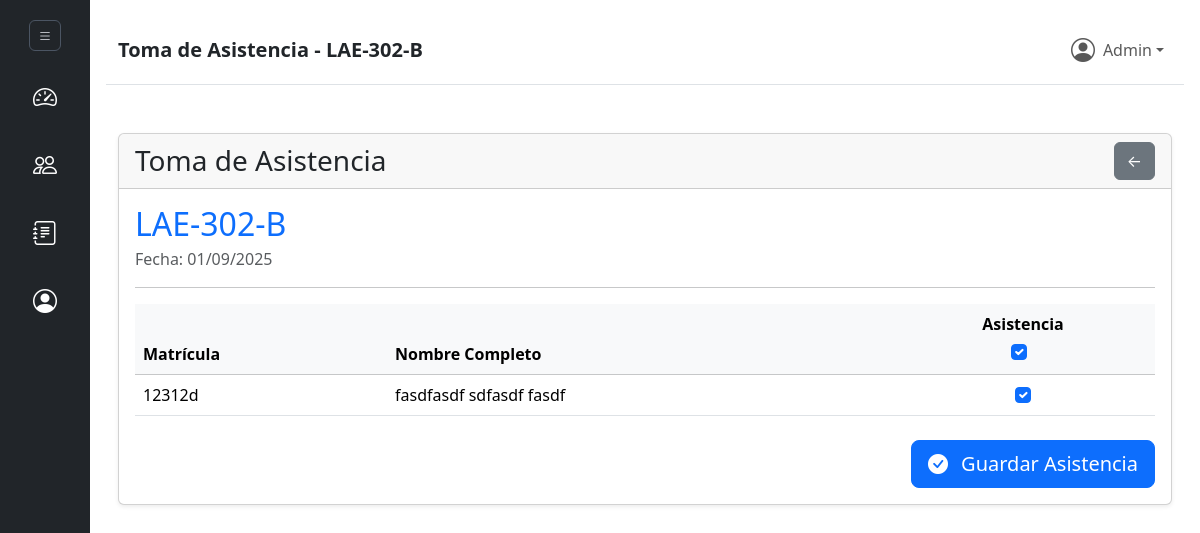
/views/asistencia.php?id_grupo=2 (signed in), run on the app's committed database.
### tables this page shows
CREATE TABLE `grupos` (
  `id_grupo` int(10) UNSIGNED NOT NULL,
  `nombre` varchar(50) NOT NULL,
  `estatus` tinyint(4) NOT NULL DEFAULT 1 COMMENT '1=Activo, 0=Inactivo',
  `fecha_creacion` timestamp NOT NULL DEFAULT current_timestamp(),
  `fecha_movimiento` timestamp NOT NULL DEFAULT current_timestamp() ON UPDATE current_timestamp(),
  `usuarios_id_usuario_movimiento` int(10) UNSIGNED DEFAULT NULL,
  `usuarios_id_usuario_tutor` int(10) UNSIGNED DEFAULT NULL,
  `carreras_id_carrera` int(10) UNSIGNED NOT NULL,
  `modalidades_id_modalidad` int(10) UNSIGNED NOT NULL
);

CREATE TABLE `alumnos` (
  `id_alumno` int(10) UNSIGNED NOT NULL,
  `matricula` varchar(20) NOT NULL,
  `nombre` varchar(120) NOT NULL,
  `apellido_paterno` varchar(60) NOT NULL,
  `apellido_materno` varchar(60) DEFAULT NULL,
  `estatus` tinyint(4) NOT NULL DEFAULT 1 COMMENT '1=Activo, 0=Inactivo, 2=Egresado, 3=Baja',
  `fecha_creacion` timestamp NOT NULL DEFAULT current_timestamp(),
  `fecha_movimiento` timestamp NOT NULL DEFAULT current_timestamp() ON UPDATE current_timestamp(),
  `usuarios_id_usuario_movimiento` int(10) UNSIGNED DEFAULT NULL,
  `carreras_id_carrera` int(10) UNSIGNED NOT NULL,
  `grupos_id_grupo` int(10) UNSIGNED DEFAULT NULL
);

### controllers/alumnoController.php (called while the page is built, shortened)
<?php
require_once __DIR__ . "/../models/Alumno.php";
class AlumnoController {
    public $alumno;
    public function __construct($conn) {
        $this->alumno = new Alumno($conn);
    }
    ?>
        <?php
    public function getNombreGrupo($id_grupo)
    {
        $sql = "SELECT nombre FROM grupos WHERE id_grupo = :id_grupo";
        $stmt = $this->alumno->conn->prepare($sql);
        $stmt->bindParam(':id_grupo', $id_grupo, PDO::PARAM_INT);
        $stmt->execute();
        $result = $stmt->fetch(PDO::FETCH_ASSOC);
        return $result ? $result['nombre'] : null;
    }
    public function getAlumnosByGrupo($id_grupo)
{
    $query = "SELECT
                a.id_alumno,
                a.matricula,
                CONCAT(a.nombre, ' ', a.apellido_paterno, ' ', a.apellido_materno) as nombre_completo,
                g.nombre as nombre_grupo
              FROM alumnos a
              JOIN grupos g ON a.grupos_id_grupo = g.id_grupo
              WHERE a.grupos_id_grupo = :id_grupo
              ORDER BY a.apellido_paterno, a.apellido_materno, a.nombre";
     $stmt = $this->alumno->conn->prepare($query);
    $stmt->bindParam(":id_grupo", $id_grupo);
    $stmt->execute();
    return $stmt->fetchAll(PDO::FETCH_ASSOC);
}
}
?>

### models/Alumno.php (called while the page is built, shortened)
<?php
class Alumno {
    public function __construct($db = null) {
        $this->conn = $db;
    }
}
?>

### views/asistencia.php (the view, shortened to what this page needs)
<?php
require_once __DIR__ . "/../controllers/authController.php";
require_once __DIR__ . "/../controllers/alumnoController.php";
require_once __DIR__ . "/../controllers/asistenciaController.php";
$id_grupo = (int)$_GET['id_grupo'];
$fecha_consulta = $_GET['fecha'] ?? date('Y-m-d');
$alumnoController = new AlumnoController($conn);
$asistenciaController = new AsistenciaController($conn);
$alumnos_del_grupo = $alumnoController->getAlumnosByGrupo($id_grupo);
$nombre_grupo = $alumnoController->getNombreGrupo($id_grupo) ?? 'Grupo no encontrado';
$asistencias_guardadas = $asistenciaController->asistencia->getAsistenciaPorFechaYGrupo($fecha_consulta, $id_grupo);
$alumnos_presentes_ids = [];
foreach ($asistencias_guardadas as $id_alumno => $estatus) {
    if ($estatus === 1) {
        $alumnos_presentes_ids[] = $id_alumno;
    }
}
$page_title = "Toma de Asistencia - " . htmlspecialchars($nombre_grupo);
include 'objects/header.php';
include 'objects/navbar.php';
?>
<div class="container mt-5">
    <div class="card shadow-sm">
        <div class="card-header d-flex justify-content-between align-items-center">
            <h1 class="h3 mb-0">Toma de Asistencia</h1>
            <button class="btn btn-secondary" onclick="window.history.back();">
    ←
</button>
        </div>
        <div class="card-body">
            <h2 class="card-title text-primary"><?= htmlspecialchars($nombre_grupo) ?></h2>
            <p class="card-subtitle mb-2 text-muted">Fecha: <?= htmlspecialchars(date('d/m/Y', strtotime($fecha_consulta))) ?></p>
            <hr>
            <?php if (empty($alumnos_del_grupo)): ?>
                <div class="alert alert-warning">No se encontraron alumnos en este grupo.</div>
            <?php else: ?>
                <form id="asistenciaForm">
                    <table class="table table-hover">
                        <thead class="table-light">
                            <tr>
                                <th>Matrícula</th>
                                <th>Nombre Completo</th>
                               <th class="text-center">
                                    Asistencia
                                    <div class="d-flex justify-content-center mt-1">
                                        <div class="form-check">
                                            <input class="form-check-input" type="checkbox" id="toggleAllCheckbox">
                                        </div>
                                    </div>
                                </th>
                            </tr>
                        </thead>
                        <tbody>
                            <?php foreach ($alumnos_del_grupo as $alumno):
                                $asistio = in_array($alumno['id_alumno'], $alumnos_presentes_ids);
                            ?>
                                <tr>
                                    <td><?= htmlspecialchars($alumno['matricula']) ?></td>
                                    <td><?= htmlspecialchars($alumno['nombre_completo']) ?></td>
                                    <td class="text-center">
                                        <input class="form-check-input asistencia-checkbox" type="checkbox" name="asistencias[]" value="<?= htmlspecialchars($alumno['id_alumno']) ?>" <?= $asistio ? 'checked' : '' ?>>
                                    </td>
                                </tr>
                            <?php endforeach; ?>
                        </tbody>
                    </table>
                    <div class="text-end mt-4">
                        <button type="submit" class="btn btn-primary btn-lg">
                            <i class="bi bi-check-circle-fill me-2"></i>
                            Guardar Asistencia
                        </button>
                    </div>
                </form>
            <?php endif; ?>
        </div>
    </div>
</div>
<?php include 'objects/footer.php'; ?>

### views/objects/navbar.php (shortened to what this page needs)
<nav class="navbar navbar-expand-lg navbar-light bg-white border-bottom"> <div class="container-fluid">
        <a class="navbar-brand fw-bold text-dark" href="#"><?php echo htmlspecialchars($page_title ?? 'Dashboard'); ?></a>
        <div class="collapse navbar-collapse" id="navbarNav">
            <ul class="navbar-nav ms-auto">
                <li class="nav-item dropdown">
                    <a class="nav-link dropdown-toggle d-flex align-items-center" href="#" id="navbarUserDropdown" role="button" data-bs-toggle="dropdown" aria-expanded="false">
                        <i class="bi bi-person-circle fs-4 me-2"></i> <span><?php echo htmlspecialchars($_SESSION['usuario_nombre'] ?? 'Usuario'); ?></span>
                    </a>
                </li>
            </ul>
        </div>
    </div>
</nav>

### data on the page
grupos: nombre "Toma de Asistencia - LAE-302-B", nombre "LAE-302-B"
alumnos: matricula "12312d", nombre_completo "fasdfasdf sdfasdf fasdf", id_alumno "☑"

### other printed values
$_SESSION['usuario_nombre'] "Admin"
